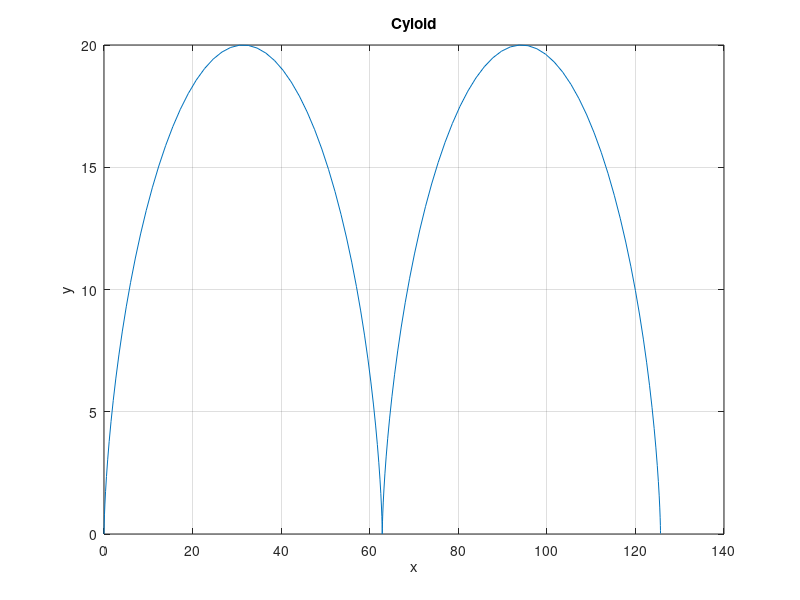
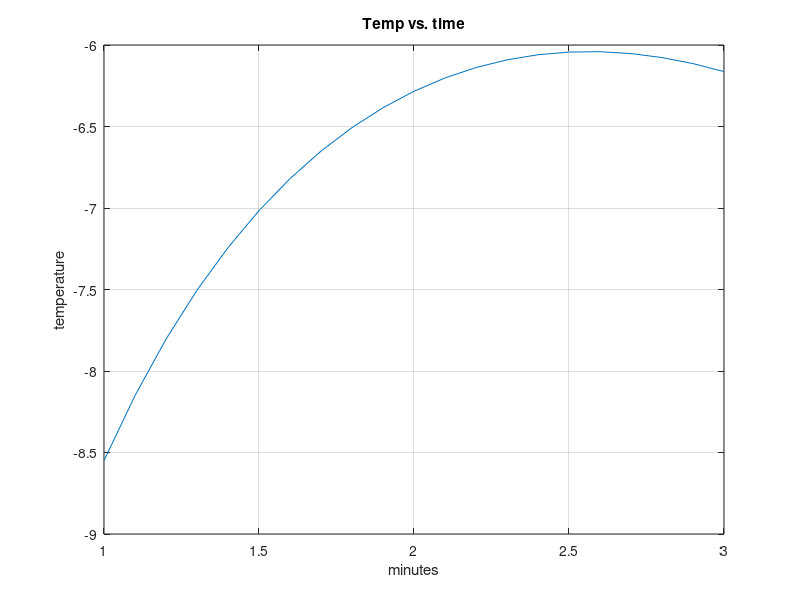
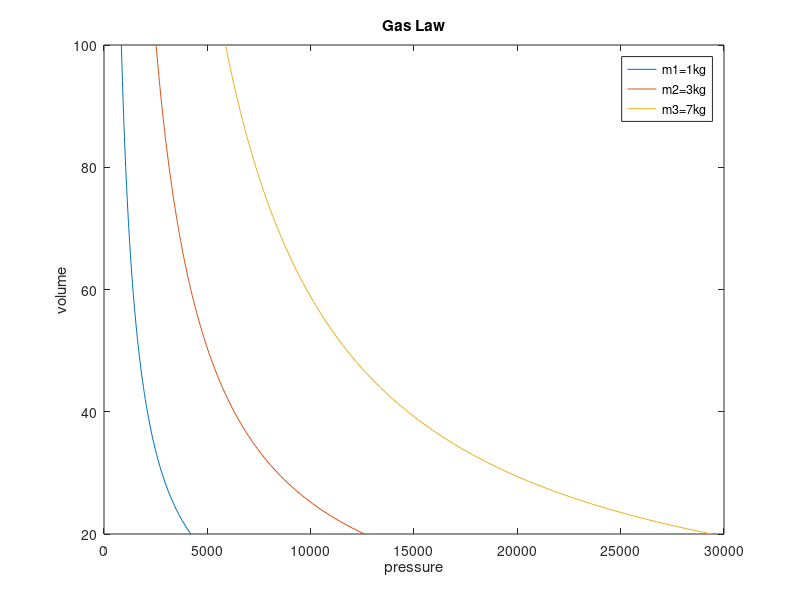
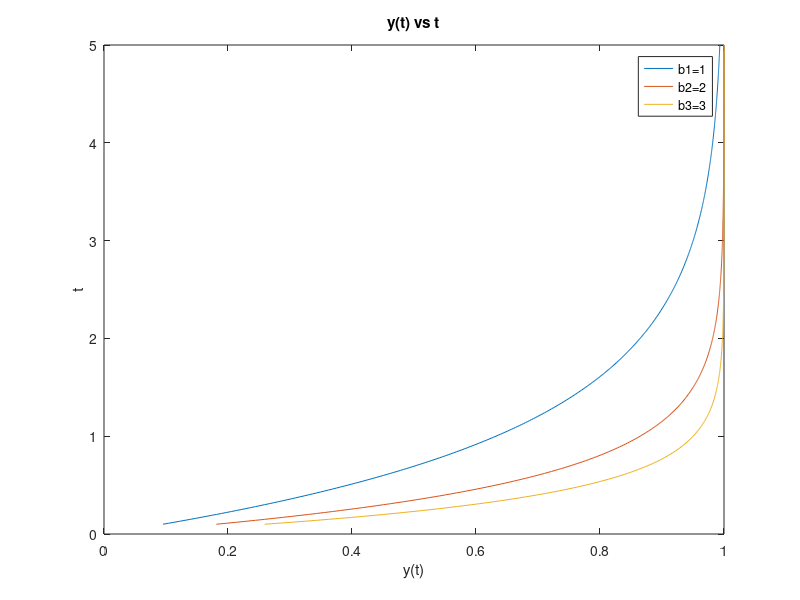

Here is the MATLAB script that generated these plots, in order:
% Simone Aleksei 
% ME203 1001
% HW2 10/3/21

clear all, clc, format compact, clc;

%% Problem 1

% Given: With the given array x=[1:0.2:5], 

% a) find y=7sin(4x)

x=[1:0.2:5];      %array x   
y=7*sin(4*x)      %array y in radians

% b) The number of elements

a=length(y) %lenth of array y
%21

% c) The third value of y

b=y(3) %indexing the third element of array y
%-4.4189

%% Problem 2

% Given: array x

% a) Number of elements in array x

x=[sin(-pi/2):0.05:cos(0)]; %array x in radians
y=length(x) %number of elements in array x
%41

% b) 10th element of array x

z=x(10) %the 10th element of array x
%-0.5500

%% Problem 3 

% Given: The euation 0=13*x^2+182*x^2-184*x+2503

% a) solve for x

x=[13 182 -184 2503]; %convert the polynomial to a vector
y=roots(x) %use the roots function to find the roots
% -15.6850 + 0.0000i
% 0.8425 + 3.4008i
% 0.8425 - 3.4008i

%% Problem 4 

% Given: calculate

% a) 6pi(tan^-1(12.5))+4

x=12.5; % define x
y=6*pi; % define y
z=y*atan(x)+4 % define a function of x and y in radians
%32.1041

% b) 5tan[3sin^1(13/5)]

a=13/5; % define a
b=asin(a); % define b in radians
c=3*b; % define c
d=tan(c); % define d
e=5*d % calculate the entire equation as a system of equations
%0.0000 - 5.0006i

%% Problem 5

% Given: The curve is described in parametric form by the equations:
% x= r[φ–sin(φ)]
% y= r[1 –cos(φ)]

% a) Plot the cycloid for r= 10 in. and 0 ≤ φ≤ 4π.

r=10;
phi=[0:0.1:4*pi]; 
x=r*(phi-sin(phi));
y=r*(1-cos(phi)); %define variables x and y from phi and r

figure(1)
plot(x,y)
xlabel('x')
ylabel('y')
grid on
title('Cyloid') %plot vairables and label correctly

%% Problem 6

% Given: The function T = 6 ln(t –7 e0.2t) over the interval 1 ≤ t≤ 3
% a) Plot T over the given interval with the correct labels

t=1:0.1:3;
T=6*log(t)-[7*exp(0.2*t)]; %define t and T 

figure(2)
plot(t,T)
grid on
xlabel('minutes')
ylabel('temperature')
title('Temp vs. time') %plot using correct labeling

%% Problem 7 

% Given: pV = mRT

% a) Create a plot having three curves of the gas pressure in N/m2 
% versus the container volume V in m3 for 20 ≤ V≤ 100. The three curves
% correspond to three possible masses of the air in the container: 
% m = 1 kg, 3 kg, and 7 kg.

V=20:100; %m^3
R=286.7; %Nm/kg*K
T=293; %K
m1=1; %kg
m2=3; %kg
m3=7; %kg
p1=(m1*R*T)./V;
p2=(m2*R*T)./V; 
p3=(m3*R*T)./V; %solve for all 3 densities

figure(3)
plot(p1,V)
title('Gas Law')
xlabel('pressure')
ylabel('volume')
hold on
plot(p2,V)
plot(p3,V)
legend('m1=1kg','m2=3kg','m3=7kg') %plot with respect to each mass then 
                                    %then label correctly

%% Problem 8 

% Given: The function y(t)
% a) plot y vs t for multiple instances of b to find how long it takes to
% to reach 98% of it's steady state value

t=0.1:0.01:5; %seconds
b1=1;
b2=2;
b3=3;
y1=1-exp(-b1*t);
y2=1-exp(-b2*t);
y3=1-exp(-b3*t); %find y(t) for multiple b's from 1 to 5 seconds (t)

figure(4)
plot(y1,t)
xlabel('y(t)')
ylabel('t')
title('y(t) vs t')
hold on
plot(y2,t)
plot(y3,t) %plot all three instances of b
legend('b1=1','b2=2','b3=3')

% 98% of steady state 

%steady-state is when y(t)=1 so 98% of steady state is 0.98
%find the t value of 0.98

B1=find(y1>0.98);
B_1=y1(383); %0.9802
t(383); %3.92
B2=find(y2>0.98);
B_2=y2(187); %0.9802
t(187); %1.96
B3=find(y3>0.98);
B_3=y3(122); %0.9804
t(122); %1.31

% The steady state value for y(t) is 1 and it takes an exponential amount
% of time to reach, by a factor of b, at b=1 it takes 3.92 seconds and at
% b=3 it takes 1.31 seconds increasing the value of b only decreases the
% time t to reach the steady state value of 1.

%% Problem 9 

% Given: Volume V and surface area A and radius r
% a)plot V and A vs r in sublots and choose axes that result in a straight
% line.

r=0.1:100; %define radius
V=(4*pi*r.^3)/3; %volume
A=(4*pi*r.^2); %surface area

figure(5)
subplot(1,2,1)
loglog(V,r) %subplot 1 on a logrithmic scale on both axes
xlabel('Volume')
ylabel('Radius')
title('Volume vs radius')
subplot(1,2,2)
loglog(A,r) %subplot 2 on a logrithmic scale on both axes
xlabel('Surface Area')
ylabel('Radius')
title('Surface Area vs radius')



